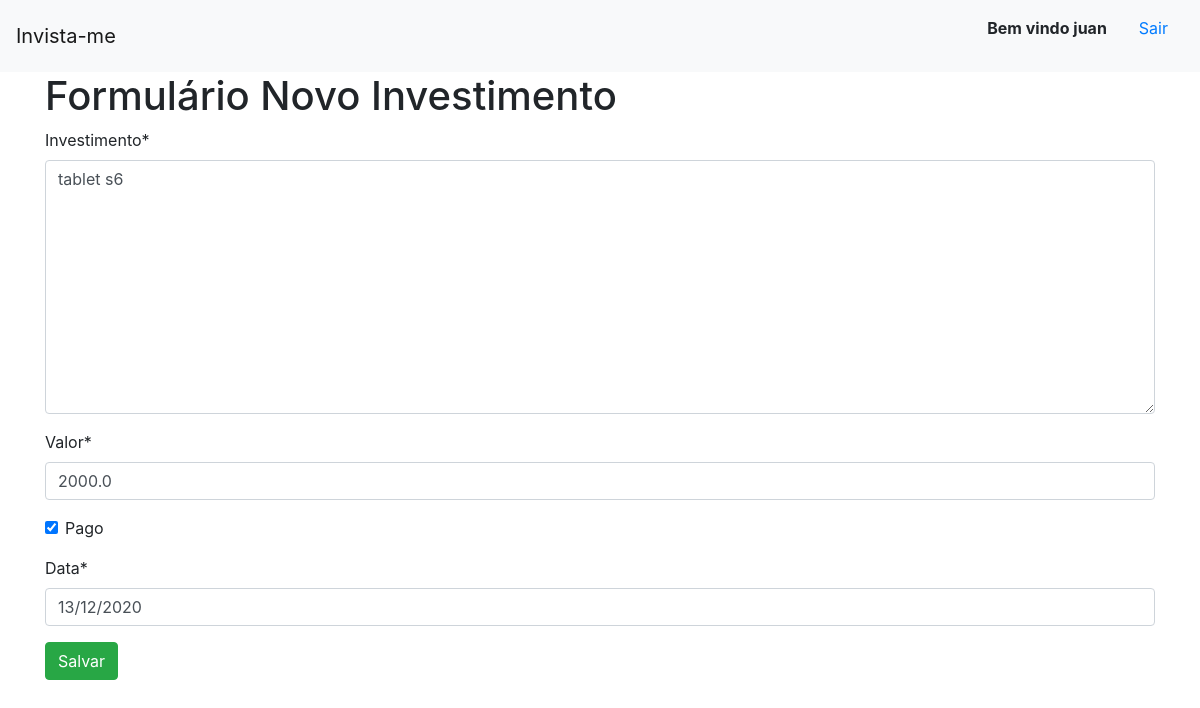
The app's page /novo_investimento/6 (signed in) with its own data.
### invista_me/models.py (models this page shows)
class Investimento(models.Model):
    investimento = models.TextField(max_length=255)
    valor = models.FloatField()
    pago = models.BooleanField(default=False )
    data = models.DateField()

### invista_me/views.py (the view)
# urls.py: path('novo_investimento/<int:id_investimento>',views.editar,name='editar'),
def editar(request,id_investimento):
    investimento = Investimento.objects.get(pk=id_investimento)
    if request.method =='GET':
        formulario = InvestimentoForm(instance=investimento)
        return render(request,'investimentos/novo_investimento.html',{'formulario': formulario})
    else:
        if request.method =='POST':
            formulario = InvestimentoForm(request.POST, instance=investimento)
        if formulario.is_valid():
            formulario.save()
        return redirect('meus_investimentos')

### invista_me/forms.py
class InvestimentoForm(ModelForm):
    class Meta:
        model = Investimento
        fields ='__all__'

### invista_me/templates/investimentos/novo_investimento.html (shortened to what this page needs)
{% extends 'investimentos/base.html' %}
{% block conteudo %}
{% load crispy_forms_tags %}
<div class="container">
    <h1>Formulário Novo Investimento</h1>
    <form action="" method="POST">
        {{formulario | crispy}}
        <button type="submit" class="btn btn-success">Salvar</button>
    </form>
</div>
{% endblock %}

### invista_me/templates/investimentos/base.html (shortened to what this page needs)
<!doctype html>
<html lang="en">
  <head>
    <link rel="stylesheet" href="https://cdn.jsdelivr.net/npm/bootstrap@4.6.2/dist/css/bootstrap.min.css">
  </head>
  <body>
<nav class="navbar navbar-light bg-light">
    <a class="navbar-brand" href="{% url 'meus_investimentos' %}">Invista-me</a>
    <ul style="list-style:none ;">
      {% if user.is_authenticated %}
      <li style="float:left ;">
        <strong class="nav-item nav-link">Bem vindo {{user.get_username}}</strong>
      </li>
      <li style="float:left;">
        <a href="{% url 'logout' %}" class="nav-item nav-link">Sair</a>
      </li>
      {% endif %}
    </ul>
  </nav>
{% block conteudo %}
{% endblock %}
  </body>
</html>

### records on screen
Investimento: investimento "tablet s6", valor "2000.0", pago "☑", data "13/12/2020"

### other values on screen
{{ user.get_username }} "juan"
